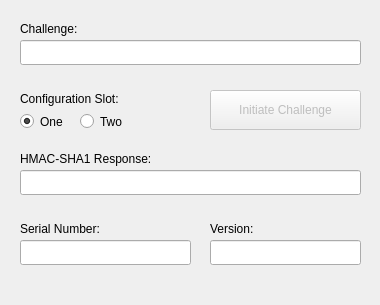
<?xml version="1.0" encoding="UTF-8"?>
<ui version="4.0">
 <class>YubiKeyTester</class>
 <widget class="QMainWindow" name="YubiKeyTester">
  <property name="geometry">
   <rect>
    <x>0</x>
    <y>0</y>
    <width>380</width>
    <height>305</height>
   </rect>
  </property>
  <property name="sizePolicy">
   <sizepolicy hsizetype="Fixed" vsizetype="Fixed">
    <horstretch>0</horstretch>
    <verstretch>0</verstretch>
   </sizepolicy>
  </property>
  <property name="maximumSize">
   <size>
    <width>38015</width>
    <height>305</height>
   </size>
  </property>
  <property name="windowTitle">
   <string>PassMan YubiKey Tester</string>
  </property>
  <widget class="QWidget" name="yubiKeyCentralWidget">
   <widget class="QLabel" name="challengeLabel">
    <property name="geometry">
     <rect>
      <x>20</x>
      <y>20</y>
      <width>81</width>
      <height>17</height>
     </rect>
    </property>
    <property name="text">
     <string>Challenge:</string>
    </property>
   </widget>
   <widget class="QLineEdit" name="challengeLineEdit">
    <property name="geometry">
     <rect>
      <x>20</x>
      <y>40</y>
      <width>341</width>
      <height>25</height>
     </rect>
    </property>
   </widget>
   <widget class="QLabel" name="responseLabel">
    <property name="geometry">
     <rect>
      <x>20</x>
      <y>150</y>
      <width>161</width>
      <height>17</height>
     </rect>
    </property>
    <property name="text">
     <string>HMAC-SHA1 Response:</string>
    </property>
   </widget>
   <widget class="QLineEdit" name="responseLineEdit">
    <property name="geometry">
     <rect>
      <x>20</x>
      <y>170</y>
      <width>341</width>
      <height>25</height>
     </rect>
    </property>
    <property name="alignment">
     <set>Qt::AlignCenter</set>
    </property>
    <property name="readOnly">
     <bool>true</bool>
    </property>
    <property name="clearButtonEnabled">
     <bool>false</bool>
    </property>
   </widget>
   <widget class="QLabel" name="configSlotLabel">
    <property name="geometry">
     <rect>
      <x>20</x>
      <y>90</y>
      <width>131</width>
      <height>17</height>
     </rect>
    </property>
    <property name="text">
     <string>Configuration Slot:</string>
    </property>
   </widget>
   <widget class="QRadioButton" name="slotOneRadioButton">
    <property name="geometry">
     <rect>
      <x>20</x>
      <y>110</y>
      <width>61</width>
      <height>23</height>
     </rect>
    </property>
    <property name="text">
     <string>One</string>
    </property>
    <property name="checked">
     <bool>true</bool>
    </property>
   </widget>
   <widget class="QRadioButton" name="slotTwoRadioButton">
    <property name="geometry">
     <rect>
      <x>80</x>
      <y>110</y>
      <width>61</width>
      <height>23</height>
     </rect>
    </property>
    <property name="text">
     <string>Two</string>
    </property>
   </widget>
   <widget class="QPushButton" name="sendButton">
    <property name="enabled">
     <bool>false</bool>
    </property>
    <property name="geometry">
     <rect>
      <x>210</x>
      <y>90</y>
      <width>151</width>
      <height>40</height>
     </rect>
    </property>
    <property name="text">
     <string>Initiate Challenge</string>
    </property>
    <property name="autoRepeat">
     <bool>false</bool>
    </property>
   </widget>
   <widget class="QLabel" name="serialNumberLabel">
    <property name="geometry">
     <rect>
      <x>20</x>
      <y>220</y>
      <width>101</width>
      <height>17</height>
     </rect>
    </property>
    <property name="text">
     <string>Serial Number:</string>
    </property>
   </widget>
   <widget class="QLineEdit" name="serialNumberLineEdit">
    <property name="geometry">
     <rect>
      <x>20</x>
      <y>240</y>
      <width>171</width>
      <height>25</height>
     </rect>
    </property>
    <property name="alignment">
     <set>Qt::AlignCenter</set>
    </property>
    <property name="readOnly">
     <bool>true</bool>
    </property>
    <property name="clearButtonEnabled">
     <bool>false</bool>
    </property>
   </widget>
   <widget class="QLineEdit" name="versionLineEdit">
    <property name="geometry">
     <rect>
      <x>210</x>
      <y>240</y>
      <width>151</width>
      <height>25</height>
     </rect>
    </property>
    <property name="alignment">
     <set>Qt::AlignCenter</set>
    </property>
    <property name="readOnly">
     <bool>true</bool>
    </property>
    <property name="clearButtonEnabled">
     <bool>false</bool>
    </property>
   </widget>
   <widget class="QLabel" name="versionLabel">
    <property name="geometry">
     <rect>
      <x>210</x>
      <y>220</y>
      <width>61</width>
      <height>17</height>
     </rect>
    </property>
    <property name="text">
     <string>Version:</string>
    </property>
   </widget>
  </widget>
  <widget class="QStatusBar" name="statusbar">
   <property name="layoutDirection">
    <enum>Qt::LeftToRight</enum>
   </property>
   <property name="sizeGripEnabled">
    <bool>false</bool>
   </property>
  </widget>
 </widget>
 <resources/>
 <connections/>
</ui>
